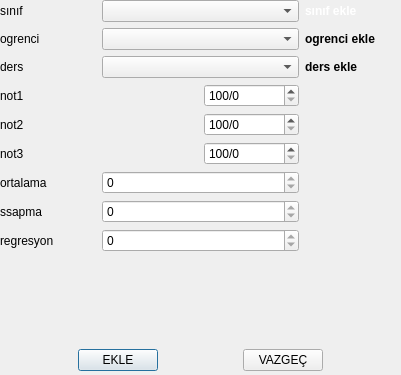
<?xml version="1.0" encoding="UTF-8"?>
<ui version="4.0">
 <class>notGiris</class>
 <widget class="QDialog" name="notGiris">
  <property name="geometry">
   <rect>
    <x>0</x>
    <y>0</y>
    <width>401</width>
    <height>375</height>
   </rect>
  </property>
  <property name="minimumSize">
   <size>
    <width>401</width>
    <height>375</height>
   </size>
  </property>
  <property name="maximumSize">
   <size>
    <width>401</width>
    <height>375</height>
   </size>
  </property>
  <property name="windowTitle">
   <string>Dialog</string>
  </property>
  <widget class="QWidget" name="layoutWidget">
   <property name="geometry">
    <rect>
     <x>0</x>
     <y>0</y>
     <width>401</width>
     <height>371</height>
    </rect>
   </property>
   <layout class="QGridLayout" name="gridLayout_3">
    <item row="0" column="0">
     <layout class="QGridLayout" name="gridLayout">
      <item row="1" column="1" colspan="2">
       <widget class="QComboBox" name="comboBox_ogrenci"/>
      </item>
      <item row="0" column="0">
       <widget class="QLabel" name="label_snf">
        <property name="text">
         <string>sınıf</string>
        </property>
       </widget>
      </item>
      <item row="2" column="1" colspan="2">
       <widget class="QComboBox" name="comboBox_ders"/>
      </item>
      <item row="9" column="0">
       <widget class="QLabel" name="label_ssapma">
        <property name="text">
         <string>ssapma</string>
        </property>
       </widget>
      </item>
      <item row="8" column="1" colspan="2">
       <widget class="QSpinBox" name="spinBox_ort">
        <property name="readOnly">
         <bool>true</bool>
        </property>
       </widget>
      </item>
      <item row="10" column="0">
       <widget class="QLabel" name="label_3">
        <property name="text">
         <string>regresyon</string>
        </property>
       </widget>
      </item>
      <item row="8" column="0">
       <widget class="QLabel" name="label_ort">
        <property name="text">
         <string>ortalama</string>
        </property>
       </widget>
      </item>
      <item row="4" column="2">
       <widget class="QSpinBox" name="spinBox_not2">
        <property name="prefix">
         <string>100/</string>
        </property>
       </widget>
      </item>
      <item row="2" column="3">
       <widget class="QLabel" name="label_derslink">
        <property name="text">
         <string>&lt;html&gt;&lt;head/&gt;&lt;body&gt;&lt;p&gt;&lt;span style=&quot; font-weight:600;&quot;&gt;ders ekle&lt;/span&gt;&lt;/p&gt;&lt;/body&gt;&lt;/html&gt;</string>
        </property>
       </widget>
      </item>
      <item row="0" column="3">
       <widget class="QLabel" name="label_siniflink">
        <property name="text">
         <string>&lt;html&gt;&lt;head/&gt;&lt;body&gt;&lt;p&gt;&lt;span style=&quot; font-weight:600; color:#ffffff;&quot;&gt;sınıf ekle&lt;/span&gt;&lt;/p&gt;&lt;/body&gt;&lt;/html&gt;</string>
        </property>
       </widget>
      </item>
      <item row="9" column="1" colspan="2">
       <widget class="QSpinBox" name="spinBox_ssapma">
        <property name="readOnly">
         <bool>true</bool>
        </property>
       </widget>
      </item>
      <item row="1" column="0">
       <widget class="QLabel" name="label_ogrenci">
        <property name="text">
         <string>ogrenci</string>
        </property>
       </widget>
      </item>
      <item row="0" column="1" colspan="2">
       <widget class="QComboBox" name="comboBox_sinif"/>
      </item>
      <item row="3" column="2">
       <widget class="QSpinBox" name="spinBox_not1">
        <property name="prefix">
         <string>100/</string>
        </property>
       </widget>
      </item>
      <item row="2" column="0">
       <widget class="QLabel" name="label_ders">
        <property name="text">
         <string>ders</string>
        </property>
       </widget>
      </item>
      <item row="1" column="3">
       <widget class="QLabel" name="label_ogrencilink">
        <property name="text">
         <string>&lt;html&gt;&lt;head/&gt;&lt;body&gt;&lt;p&gt;&lt;span style=&quot; font-weight:600;&quot;&gt;ogrenci ekle&lt;/span&gt;&lt;/p&gt;&lt;/body&gt;&lt;/html&gt;</string>
        </property>
       </widget>
      </item>
      <item row="3" column="0">
       <widget class="QLabel" name="label_not1">
        <property name="text">
         <string>not1</string>
        </property>
       </widget>
      </item>
      <item row="10" column="1" colspan="2">
       <widget class="QSpinBox" name="spinBox_regresyon">
        <property name="readOnly">
         <bool>true</bool>
        </property>
       </widget>
      </item>
      <item row="5" column="2">
       <widget class="QSpinBox" name="spinBox_not3">
        <property name="prefix">
         <string>100/</string>
        </property>
       </widget>
      </item>
      <item row="5" column="0">
       <widget class="QLabel" name="label_not3">
        <property name="text">
         <string>not3</string>
        </property>
       </widget>
      </item>
      <item row="4" column="0">
       <widget class="QLabel" name="label_not2">
        <property name="text">
         <string>not2</string>
        </property>
       </widget>
      </item>
     </layout>
    </item>
    <item row="2" column="0">
     <layout class="QGridLayout" name="gridLayout_2">
      <item row="0" column="0">
       <spacer name="horizontalSpacer">
        <property name="orientation">
         <enum>Qt::Horizontal</enum>
        </property>
        <property name="sizeHint" stdset="0">
         <size>
          <width>40</width>
          <height>20</height>
         </size>
        </property>
       </spacer>
      </item>
      <item row="0" column="4">
       <spacer name="horizontalSpacer_3">
        <property name="orientation">
         <enum>Qt::Horizontal</enum>
        </property>
        <property name="sizeHint" stdset="0">
         <size>
          <width>40</width>
          <height>20</height>
         </size>
        </property>
       </spacer>
      </item>
      <item row="0" column="1">
       <widget class="QPushButton" name="QPushButton_ekle">
        <property name="text">
         <string>EKLE</string>
        </property>
        <property name="icon">
         <iconset resource="../../kaynaklar.qrc">
          <normaloff>:/resimler/resimler/accept_button.png</normaloff>:/resimler/resimler/accept_button.png</iconset>
        </property>
       </widget>
      </item>
      <item row="0" column="2">
       <spacer name="horizontalSpacer_2">
        <property name="orientation">
         <enum>Qt::Horizontal</enum>
        </property>
        <property name="sizeHint" stdset="0">
         <size>
          <width>40</width>
          <height>20</height>
         </size>
        </property>
       </spacer>
      </item>
      <item row="0" column="3">
       <widget class="QPushButton" name="QPushButton_vazgec">
        <property name="text">
         <string>VAZGEÇ</string>
        </property>
        <property name="icon">
         <iconset resource="../../kaynaklar.qrc">
          <normaloff>:/resimler/cık.png</normaloff>:/resimler/cık.png</iconset>
        </property>
       </widget>
      </item>
     </layout>
    </item>
    <item row="1" column="0">
     <spacer name="verticalSpacer">
      <property name="orientation">
       <enum>Qt::Vertical</enum>
      </property>
      <property name="sizeHint" stdset="0">
       <size>
        <width>20</width>
        <height>40</height>
       </size>
      </property>
     </spacer>
    </item>
   </layout>
  </widget>
 </widget>
 <resources>
  <include location="../../kaynaklar.qrc"/>
 </resources>
 <connections>
  <connection>
   <sender>comboBox_sinif</sender>
   <signal>currentIndexChanged(int)</signal>
   <receiver>notGiris</receiver>
   <slot>GorselDegisti()</slot>
   <hints>
    <hint type="sourcelabel">
     <x>279</x>
     <y>23</y>
    </hint>
    <hint type="destinationlabel">
     <x>350</x>
     <y>116</y>
    </hint>
   </hints>
  </connection>
  <connection>
   <sender>QPushButton_vazgec</sender>
   <signal>clicked()</signal>
   <receiver>notGiris</receiver>
   <slot>reject()</slot>
   <hints>
    <hint type="sourcelabel">
     <x>290</x>
     <y>358</y>
    </hint>
    <hint type="destinationlabel">
     <x>372</x>
     <y>342</y>
    </hint>
   </hints>
  </connection>
  <connection>
   <sender>comboBox_ogrenci</sender>
   <signal>currentIndexChanged(int)</signal>
   <receiver>notGiris</receiver>
   <slot>GorselDegisti()</slot>
   <hints>
    <hint type="sourcelabel">
     <x>208</x>
     <y>42</y>
    </hint>
    <hint type="destinationlabel">
     <x>348</x>
     <y>86</y>
    </hint>
   </hints>
  </connection>
  <connection>
   <sender>comboBox_ders</sender>
   <signal>currentIndexChanged(int)</signal>
   <receiver>notGiris</receiver>
   <slot>GorselDegisti()</slot>
   <hints>
    <hint type="sourcelabel">
     <x>263</x>
     <y>64</y>
    </hint>
    <hint type="destinationlabel">
     <x>351</x>
     <y>143</y>
    </hint>
   </hints>
  </connection>
  <connection>
   <sender>spinBox_not1</sender>
   <signal>valueChanged(int)</signal>
   <receiver>notGiris</receiver>
   <slot>GorselDegisti()</slot>
   <hints>
    <hint type="sourcelabel">
     <x>229</x>
     <y>99</y>
    </hint>
    <hint type="destinationlabel">
     <x>352</x>
     <y>175</y>
    </hint>
   </hints>
  </connection>
  <connection>
   <sender>spinBox_not2</sender>
   <signal>valueChanged(int)</signal>
   <receiver>notGiris</receiver>
   <slot>GorselDegisti()</slot>
   <hints>
    <hint type="sourcelabel">
     <x>244</x>
     <y>126</y>
    </hint>
    <hint type="destinationlabel">
     <x>358</x>
     <y>208</y>
    </hint>
   </hints>
  </connection>
  <connection>
   <sender>spinBox_not3</sender>
   <signal>valueChanged(int)</signal>
   <receiver>notGiris</receiver>
   <slot>GorselDegisti()</slot>
   <hints>
    <hint type="sourcelabel">
     <x>217</x>
     <y>154</y>
    </hint>
    <hint type="destinationlabel">
     <x>359</x>
     <y>245</y>
    </hint>
   </hints>
  </connection>
 </connections>
 <slots>
  <slot>GorselDegisti()</slot>
 </slots>
</ui>
